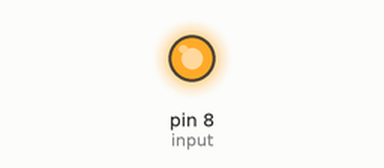
This sketch was run on a simulated Arduino Uno, built with avr-gcc and run on an emulated ATmega328P. Shown: output pins drawn as LEDs (lit = HIGH).

Above: at 0.1 s.
Timing chart, 0 to 1.6 s (numbered marks = the images above):
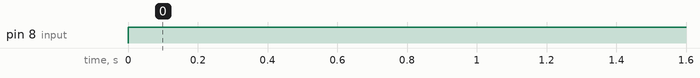

The sketch:

inlandProject7.ino
```cpp
int input = 8;
void setup() {
  // put your setup code here, to run once:
  pinMode(input, OUTPUT);
}

void loop() {
  // put your main code here, to run repeatedly:
  digitalWrite(input, HIGH);
}
```

Measured:
- by itself, pin 8 (input): LOW → HIGH at 0.00 s
